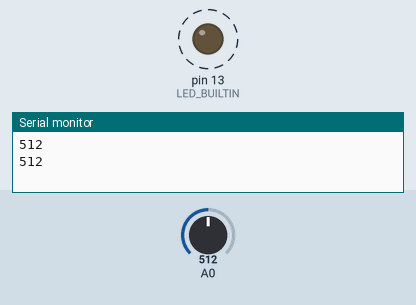
A sketch run on a simulated Arduino Uno, built with avr-gcc and run on an emulated ATmega328P. Parts: output pins drawn as LEDs (lit = HIGH), the last lines printed to the serial monitor. Dashed ring = blinking. Inputs (shaded band) come from the test bench; at power-on: A0 = 512.

Above: at 1.8 s.
1.9 s: A0 set to 306
At 2.2 s:
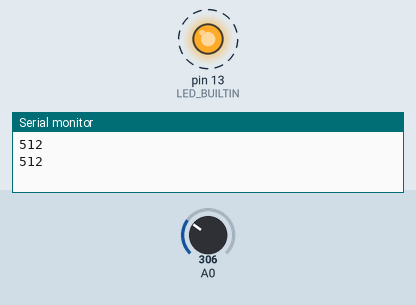
5.4 s: A0 set to 122
At 5.56 s:
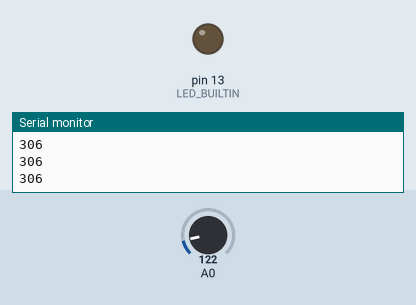
Timing chart, 0 to 14.9 s (numbered marks = the images above; inputs shaded):
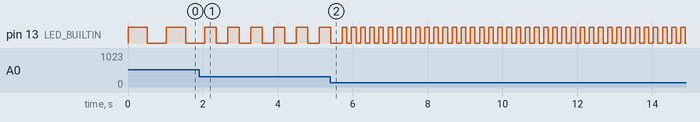

The sketch:

Entradaanalogica.ino
```cpp
//
/*
    Analog Input
    Lee un potenciómetro conectado a A0 y controla
    el LED integrado del Arduino.

    También muestra en el Monitor Serial:
    0 = LED apagado
    1 = LED encendido
*/

int sensorValue = 0;

void setup()
{
  pinMode(A0, INPUT);
  pinMode(LED_BUILTIN, OUTPUT);

  // Iniciar comunicación con el Monitor Serial
  Serial.begin(9600);
}

void loop()
{
  // Leer el valor del potenciómetro
  sensorValue = analogRead(A0);

  // Encender el LED
  digitalWrite(LED_BUILTIN, HIGH);

  // Mostrar 1 en el Monitor Serial


  // Esperar según el valor del potenciómetro
  delay(sensorValue);

  // Apagar el LED
  digitalWrite(LED_BUILTIN, LOW);

  // Mostrar 0 en el Monitor Serial
  Serial.println(sensorValue);

  // Esperar según el valor del potenciómetro
  delay(sensorValue);

}
```

Measured:
- after the input at 1.9 s, pin 13 (LED_BUILTIN): alternates HIGH for 0.31 s and LOW for 0.31 s, starting after 0.46 s
- by itself, pin 13 (LED_BUILTIN): alternates HIGH for 0.51 s and LOW for 0.51 s
